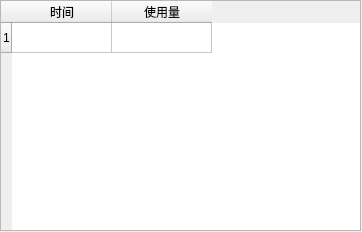
<?xml version="1.0" encoding="UTF-8"?>
<ui version="4.0">
 <class>Form</class>
 <widget class="QWidget" name="Form">
  <property name="geometry">
   <rect>
    <x>0</x>
    <y>0</y>
    <width>362</width>
    <height>232</height>
   </rect>
  </property>
  <property name="windowTitle">
   <string>Form</string>
  </property>
  <widget class="QTableWidget" name="tableWidget">
   <property name="geometry">
    <rect>
     <x>0</x>
     <y>0</y>
     <width>361</width>
     <height>231</height>
    </rect>
   </property>
   <row>
    <property name="text">
     <string>1</string>
    </property>
   </row>
   <column>
    <property name="text">
     <string>时间</string>
    </property>
   </column>
   <column>
    <property name="text">
     <string>使用量</string>
    </property>
   </column>
  </widget>
 </widget>
 <resources/>
 <connections/>
</ui>
